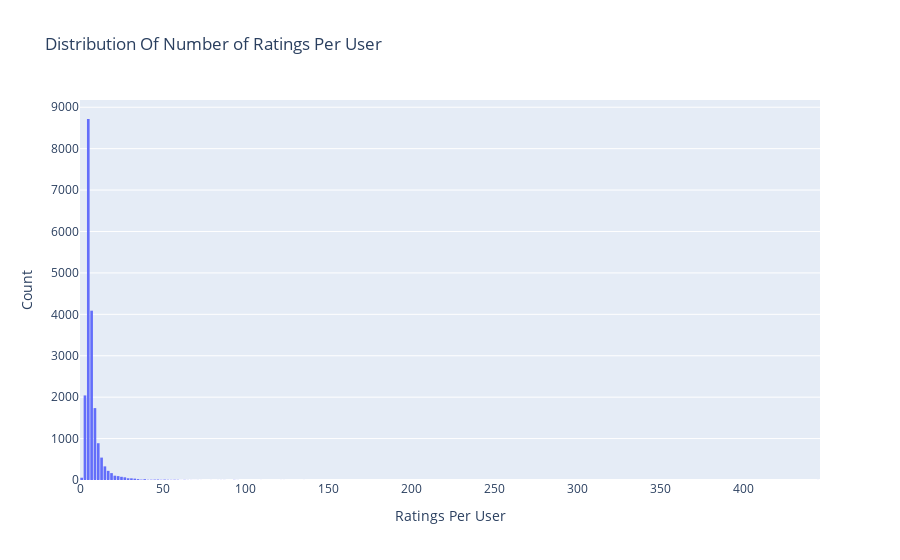

Write notebook code for a chart like this one.
### Markdown cell above
### See the number of ratings per users

### Code cell
# Number of ratings per user
data = df.groupby('reviewerID')['overall'].count()
# Create trace
trace = go.Histogram(x = data.values,
                     name = 'Ratings',
                     xbins = dict(start = 0, size = 2))
# Create layout
layout = go.Layout(title = 'Distribution Of Number of Ratings Per User',
                   xaxis = dict(title = 'Ratings Per User'),
                   yaxis = dict(title = 'Count'),
                   bargap = 0.2)

# Create plot
fig = go.Figure(data=[trace], layout=layout)
iplot(fig)

### Figure 1 — Plotly figure (JSON) as saved in the notebook; plotly's stock layout.template omitted (floating-point values rounded to 4 significant figures; data arrays with more than 128 entries replaced by an {"elided": "..."} marker saying what was removed)
{"data": [{"name": "Ratings", "type": "histogram", "x": {"elided": "19411 int values"}, "xbins": {"size": 2, "start": 0}}], "layout": {"bargap": 0.2, "title": {"text": "Distribution Of Number of Ratings Per User"}, "xaxis": {"title": {"text": "Ratings Per User"}}, "yaxis": {"title": {"text": "Count"}}}}
